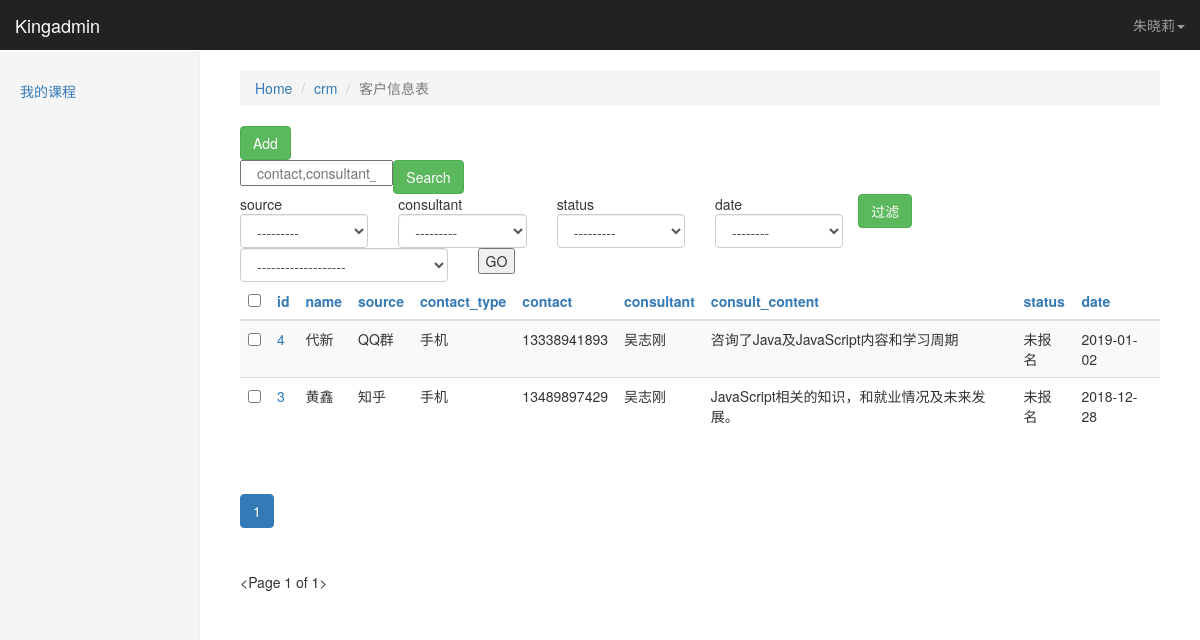
Screenshot of /kingadmin/crm/customerinfo/ (signed in) with the database file from the repository.
### crm/models.py (models this page shows)
class Menus(models.Model):
    name = models.CharField(max_length=64)
    url_type_choices = ((0, 'absolute'), (1,'dynamic'))
    url_type = models.SmallIntegerField(choices=url_type_choices)
    url_name = models.CharField(max_length=128)
    def __str__(self):
        return self.name
    class Meta:
        unique_together = ('name', 'url_name')

class CustomerInfo(models.Model):
    name = models.CharField(max_length=64, default=None)
    contact_type_choices = ((0,'qq'),
                            (1,'微信'),
                            (2,'手机')
                            )
    contact_type = models.SmallIntegerField(choices=contact_type_choices, default=0)
    contact = models.CharField(max_length=64, unique=True)
    source_choices = ((0,'QQ群'),
                      (1,'51CTO'),
                      (2,'百度推广'),
                      (3,'知乎'),
                      (4,'转介绍'),
                      (5,'其它')
                      )
    source = models.SmallIntegerField(choices=source_choices)
    referral_from = models.ForeignKey('self', blank=True, null=True, verbose_name='转介绍', on_delete=models.CASCADE)
    consult_course = models.ManyToManyField('Course', verbose_name='咨询课程')
    consult_content = models.TextField(verbose_name='咨询内容')
    status_choices = ((0,'未报名'),
                      (1,'已报名'),
                      (2,'已退学')
                      )
    status = models.SmallIntegerField(choices=status_choices)
    consultant = models.ForeignKey('Userprofile', verbose_name='课程顾问', on_delete=models.CASCADE)
    date = models.DateField(auto_now_add=True)
    def __str__(self):
        return self.name
    class Meta:
        verbose_name = '客户信息表'
        verbose_name_plural = verbose_name

class Userprofile(models.Model):
    user = models.OneToOneField(User, on_delete=models.CASCADE)
    name = models.CharField(max_length=64, verbose_name="姓名")
    role = models.ManyToManyField("Role", blank=True, null=True)
    def __str__(self):
        return self.name

### kingadmin/views.py (the view, shortened to what this page needs)
# urls.py: url(r'^(\w+)/(\w+)/$', views.table_obj_list, name='table_obj_list'),
@login_required
def table_obj_list(request, app_name, model_name):
    admin_class = site.enabled_admins[app_name][model_name]
    querysets = admin_class.model.objects.all().order_by('-id')
    print("app_name",app_name,"model_name",model_name, "admin_class",admin_class, "querysets",querysets, 'admin_class',admin_class, 'admin_class_actions',admin_class.actions)
    querysets, filter_conditions = get_filter_result(request, querysets)
    admin_class.filter_conditions = filter_conditions
    querysets = get_searched_result(request, querysets, admin_class)
    admin_class.search_key = request.GET.get('_q','')
    querysets, sorted_column = get_orderby_result(request, querysets, admin_class)
    paginator = Paginator(querysets, admin_class.list_per_page)
    page = request.GET.get('_page')
    try:
        querysets = paginator.page(page)
    except PageNotAnInteger:
        querysets = paginator.page(1)
    except EmptyPage:
        querysets = paginator.page(paginator.num_pages)
    print(request.GET)
    return render(request, 'kingadmin/table_obj_list.html', locals())

### kingadmin/templatetags/kingadmin_tags.py (called while the page is built, shortened)
@register.simple_tag #加上这句，就是一个合格的template tags了
def get_model_verbose_name(admin_class):
    return admin_class.model._meta.verbose_name

@register.simple_tag
def build_table_row(obj, admin_class):
    ele = ""
    if admin_class.list_display:
        for index, column_name in enumerate(admin_class.list_display):
            column_obj = admin_class.model._meta.get_field(column_name)
            if column_obj.choices:#get_xxx_display
                column_data = getattr(obj, 'get_%s_display' %column_name)()
            else:
                column_data = getattr(obj, column_name)
            td_ele = "<td>%s</td>" % column_data
            if index == 0:
                td_ele = "<td><a href='%s/change/'>%s</td>"%(obj.id, column_data)
            ele += td_ele
    else:
        td_ele = '<td><a href="%s/change/">%s</td>'%(obj.id, obj)
        ele += td_ele
    return mark_safe(ele)

@register.simple_tag
def get_sorted_column(column, sorted_column, forloop):
    if column in sorted_column:#这一列排序了
        last_sort_index = sorted_column[column]
        if last_sort_index.startswith('-'):
            this_time_sort_index = last_sort_index.strip('-')
        else:
            this_time_sort_index = '-%s' %last_sort_index
        return this_time_sort_index
    else:
        return forloop

@register.simple_tag
def render_filtered_args(admin_class, render_html=True):
    if admin_class.filter_conditions:
        ele = ''
        for k, v in admin_class.filter_conditions.items():
            ele += '&%s=%s' %(k, v)
        if render_html:
            return mark_safe(ele)
        else:
            return ele
    else:
        return ''

@register.simple_tag
def render_sorted_arrow(column, sorted_column):
    return ''

@register.simple_tag
def render_paginator(querysets, admin_class, sorted_column):
    ele ='''<ul class='pagination'>'''
    for i in querysets.paginator.page_range:
        if abs(querysets.number - i) < 2:#设置显示的页数，绝对值小于2代表最多显示3页
            active = ''
            if querysets.number == i: #当前页，设置页码加深颜色
                active = 'active'
            filter_ele = render_filtered_args(admin_class)#进行条件拼接，设置在筛选和排序的基础上进行分页
            sorted_ele = ''
            if sorted_column:
                sorted_ele = '&_o=%s' %list(sorted_column.values())[0]
            p_ele = '''<li class="%s"><a href="?_page=%s%s%s">%s</a></li>''' %(active,i,filter_ele,sorted_ele,i)
            ele += p_ele
    ele += '''</ul>'''
    return  mark_safe(ele)

### kingadmin/templates/kingadmin/table_obj_list.html (shortened to what this page needs)
{% extends 'kingadmin/index.html' %}
{% load kingadmin_tags %}
{% block right-content-container %}
    <ol class="breadcrumb">
        <li><a href="/kingadmin">Home</a></li>
        <li><a href="/kingadmin/{{ app_name }}">{{ app_name }}</a></li>
        <li class="active">{% get_model_verbose_name admin_class %}</li>
    </ol>
    <a class="btn btn-success" href="{% url 'table_obj_add' app_name model_name %}">Add</a>
<div>
    {% if admin_class.search_fields %}
    <form>
        <div class="">
            <input  class='col-md-2' placeholder="{% for s in admin_class.search_fields %}{{ s }},{% endfor %}" name="_q" value="{{ admin_class.search_key }}">
            <input type="submit" class="btn btn-success" value="Search">
        </div>
    </form>
    {% endif %}
    <div class="row">
        {% if admin_class.list_filter %}
            <form>
                {% for filter_column in admin_class.list_filter %}
                    {% build_filter_ele filter_column admin_class %}
                {% endfor %}
                <input class="btn btn-success" type="submit" value="过滤">
            </form>
        {% endif %}
    </div>
    <form onsubmit="return ActionCheck(this)" method="post">{% csrf_token %}
        <div class="row">
            <div class="col-lg-3">
                <select name="action" class="form-control">
                    <option value="">-------------------</option>
                    {% get_distinct_actions_options admin_class as distinct_actions_options %}
                </select>
            </div>
            <div class="col-lg-3">
                <input type="submit" value="GO">
            </div>
        </div>
    </form>
    <table class="table table-striped">
        <thead>
            <tr>
                {% if admin_class.list_display %}
                    <th><input type="checkbox" onclick="SelectAllObjs(this)"></th>
                    {% for column in admin_class.list_display %}
                        <th><a href="?_o={% get_sorted_column column sorted_column forloop.counter0 %}{% render_filtered_args admin_class %}">
                                {{ column }}
                            </a>
                        </th>
                    {% endfor %}
                {% else %}
                    <th>{% get_model_name admin_class %}</th>
                {% endif %}
            </tr>
        </thead>
        <tbody>
            {% for obj in querysets %}
                <tr>
                    <td><input type="checkbox" row-select="true" value="{{ obj.id }}"></td>
                    {% build_table_row obj admin_class %}
                </tr>
            {% endfor %}
        </tbody>
    </table>
    <div class="pagination">
        {% render_paginator querysets admin_class sorted_column %}
    </div>
    <div>{{ querysets }}
    </div>
</div>
{% endblock %}

### kingadmin/templates/kingadmin/index.html (shortened to what this page needs)
{% extends 'base.html' %}
{% block body %}
    <nav class="navbar navbar-inverse navbar-fixed-top">
        <div class="container-fluid">
            <div class="navbar-header">
            <a class="navbar-brand" href="https://v3.bootcss.com/examples/dashboard/#">{% block pro_name%}Kingadmin{% endblock %}</a>
            </div>
            <div id="navbar" class="navbar-collapse collapse">
                <ul class="nav navbar-nav navbar-right">
                    <li class="dropdown">
                    <a href="#" class="dropdown-toggle" data-toggle="dropdown"  aria-expanded="true">{{ request.user }}<span class="caret"></span></a>
                    </li>
                </ul>
            </div>
        </div>
    </nav>
    <div class="container-fluid">
      <div class="row">
        <div class="col-sm-3 col-md-2 sidebar">
          <ul class="nav nav-sidebar">
              {% for role in request.user.userprofile.role.all %}
                  {% for menu in role.menus.all %}
                      <li><a href="{% if menu.url_type == 0 %}{{ menu.url_name }}{% else %}{% url menu.url_name %}{% endif %}">{{ menu }}</a></li>
                  {% endfor %}
              {% endfor %}
          </ul>
        </div>
        <div class="col-sm-9 col-sm-offset-3 col-md-10 col-md-offset-2 main">
            {% block right-content-container %}{% endblock %}
        </div>
      </div>
    </div>
{% endblock %}

### templates/base.html (shortened to what this page needs)
<!DOCTYPE html>
<html lang="zh-CN"><head><meta http-equiv="Content-Type" content="text/html; charset=UTF-8">
    <link href="/static/css/bootstrap.min.css" rel="stylesheet">
    <link href="/static/css/ie10-viewport-bug-workaround.css" rel="stylesheet">
    <link href="/static/css/dashboard.css" rel="stylesheet">
  </head>
  <body>
    {% block body %}
    {% endblock %}
</body></html>

### static/css/dashboard.css (style rules this page uses)
body { padding-top: 50px; }
.navbar-fixed-top { border: 0; }
.sidebar { display: none; }
@media (min-width: 768px) { .sidebar { position: fixed; top: 51px; bottom: 0; left: 0; z-index: 1000; display: block; padding: 20px; overflow-x: hidden; overflow-y: auto; background-color: #f5f5f5; border-right: 1px solid #eee; } }
.nav-sidebar { margin-right: -21px; margin-bottom: 20px; margin-left: -20px; }
.nav-sidebar > li > a { padding-right: 20px; padding-left: 20px; }
.main { padding: 20px; }
@media (min-width: 768px) { .main { padding-right: 40px; padding-left: 40px; } }

### rows the page displays
Menus: name "我的课程"
CustomerInfo: id+name+source "4 代新 QQ群 手机 13338941893 吴志刚 咨询了Java及JavaScript内容和学习周期 未报名 2019-01-02"
CustomerInfo: id+name+source "3 黄鑫 知乎 手机 13489897429 吴志刚 JavaScript相关的知识，和就业情况及未来发展。 未报名 2018-12-28"

### other values shown
{{ request.user }} "朱晓莉"
{{ app_name }} "crm"
{{ column }} "id" "name" "source" "contact_type" "contact" "consultant" "consult_content" "status" "date"
{{ querysets }} "<Page 1 of 1>"
